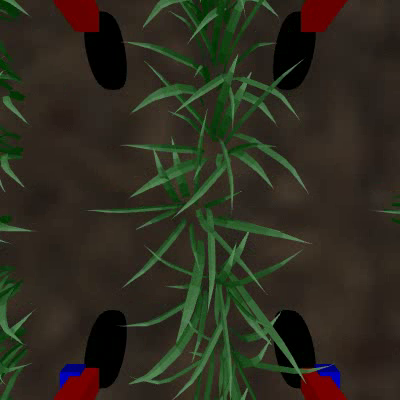
#> input picture frame 13 of videos/down.mp4, 400 x 400 px, given in place of sim_cut.mp4, which was not available
$ python extract_frames.py
#> lines starting #> are read from the running program, lines starting #| are printed output that depends on the picture; after the words box and inside, x2 and y2 are one past the last pixel; in counts of white or black regions, pixels touching at a corner belong together; pictures that were not available may be replaced by others from this repository, and a replacement may not be noted
import os

import cv2 as cv

path = '../videos/'
file = 'sim_cut'
file_type = '.mp4'

os.makedirs(f'../keyframes/{file}')

vid = cv.VideoCapture(path + file + file_type)
success, frame = vid.read()
#> frame is the input picture: shape (400, 400, 3); mean B, G, R 31, 44, 45.7
count = 0

h, w, d = frame.shape
#> h = 400; w = 400; d = 3
out = cv.VideoWriter(path + f'{file}_key' + file_type, cv.VideoWriter_fourcc(*'mp4v'), 1, (w, h))

while success:
    if count % 30 == 0:
        frame = cv.line(frame, (w // 2, 0), (w // 2, h), (0, 0, 255), thickness=2)
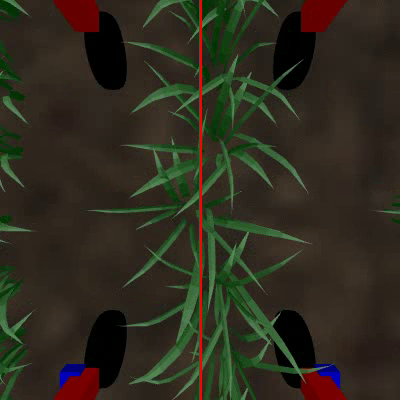
#> frame: shape (400, 400, 3); 0.75% of pixels changed, all inside (x1, y1, x2, y2) = (199, 0, 202, 400)
        out.write(frame)
        cv.imwrite(f'../keyframes/{file}/frame%d.jpg' % count, frame)
        print('frame ', count)
    success, frame = vid.read()
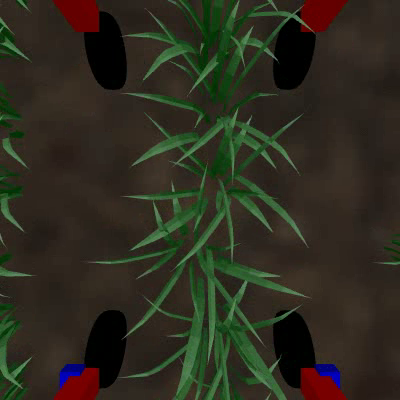
#> input picture frame 14 of videos/down.mp4, 400 x 400 px, given in place of sim_cut.mp4, which was not available
#> frame is the input picture: shape (400, 400, 3); mean B, G, R 31.1, 44, 45.5
    count += 1

out.release()
print('total keyframes :', count // 30 + 1)

$ run again, starting later in the video
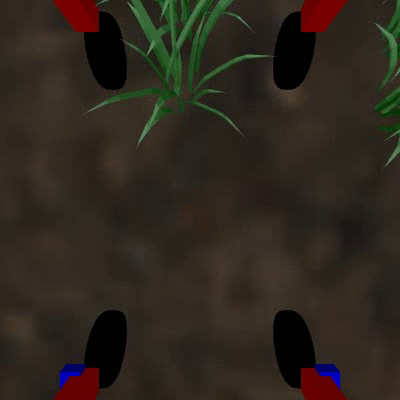
#> input picture frame 109 of videos/down.mp4, 400 x 400 px, given in place of sim_cut.mp4, which was not available
#> frame is the input picture: shape (400, 400, 3); mean B, G, R 30.3, 38.7, 46.3
#> `frame = cv.line(frame, (w // 2, 0), (w // 2, h), (0, 0, 255), thicknes..`:
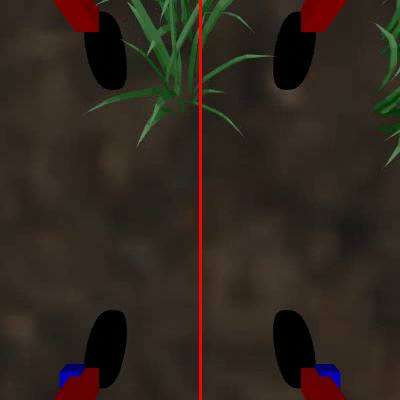
#> frame: shape (400, 400, 3); 0.75% of pixels changed, all inside (x1, y1, x2, y2) = (199, 0, 202, 400)
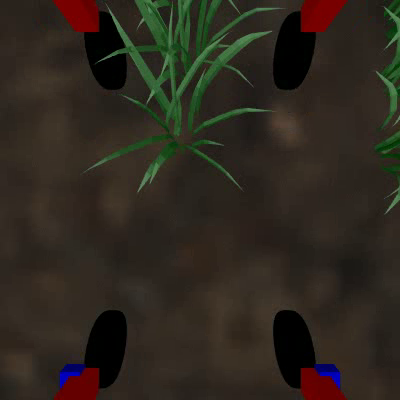
#> input picture frame 110 of videos/down.mp4, 400 x 400 px, given in place of sim_cut.mp4, which was not available
#> frame is the input picture: shape (400, 400, 3); mean B, G, R 30.7, 39.6, 46
